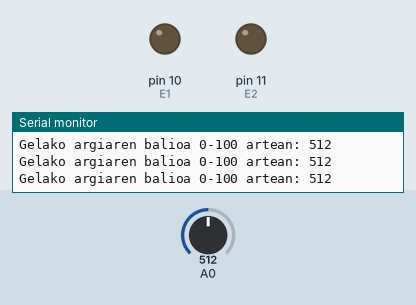
Recording of a sketch running on a simulated Arduino Uno, built with avr-gcc and run on an emulated ATmega328P. On the bench: output pins drawn as LEDs (lit = HIGH), the last lines printed to the serial monitor. Inputs (shaded band) come from the test bench; at power-on: A0 = 512.

Above: at 1.2 s.
1.3 s: A0 set to 70
At 2.1 s:
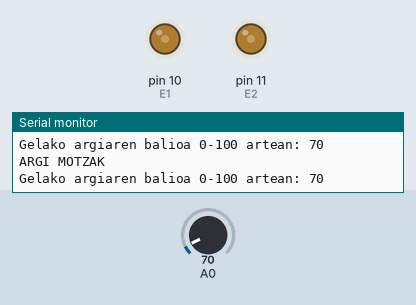
2.8 s: A0 set to 50
At 3.8 s:
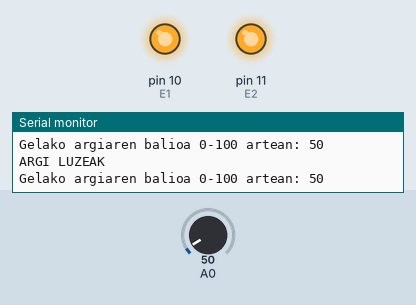
4.4 s: A0 set to 90
At 5.3 s:
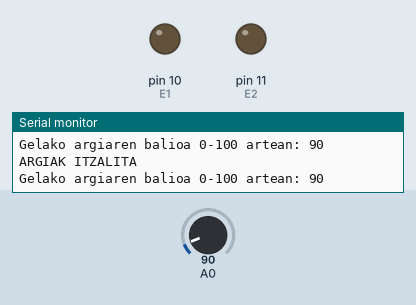
Timing chart, 0 to 7.4 s (numbered marks = the images above; inputs shaded):
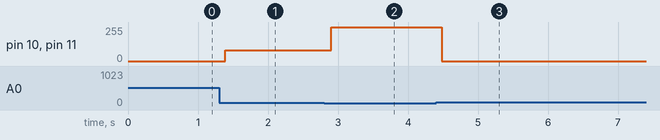

Measured:
- after the input at 1.3 s, pin 10 (E1), pin 11 (E2): 0/255 → 80/255 after 0.09 s
- after the input at 2.8 s, pin 10 (E1), pin 11 (E2): 80/255 → 255/255 after 0.10 s
- after the input at 4.4 s, pin 10 (E1), pin 11 (E2): 255/255 → 0/255 after 0.08 s

The sketch:

LDR_LED.ino
```cpp
/*
  Praktika honetan LDR (Light dependant resistor) baten bitartez argiaren aldaketa
  tentsio elektriko aldakor batean bihurtu eta Arduino baten bitartez neurtuko dugu.
  Ondoren argi asko baldin badago 2 lanpara LED itzaliko ditugu eta argi gutxi baldin
  badago berriz piztu beti ere proportzioak mantenduaz.
  by Axpi 2020
  Creatives Commons
*/

int argiValue = 0; // Aldagaien deklarazioa
int E1 = 10; // 1 Argiaren intentsitatea. PWM 0-100
int E2 = 11; // 2 Argiaren intentsitatea. PWM 0-100
int M1 = 12; // 1 Argiaren polaritatea. HIGH Forward LOW Reverse
int M2 = 13; // 2 Argiaren polaritatea. HIGH Forward LOW Reverse

void setup() {

  // Serie komunikazioa martxan jarri
  Serial.begin(9600);
}

void loop() {

  argiValue = analogRead(A0);           // 0 pin analogikoa irakurri eta aldagaiean gorde
  //argiValue = map (argiValue, ARGI MINIMOA,ARGI MAXIMOA,0,100);   // Sentsorea kalibratzeko ondorengoak bistaratu
  //argiValue = constrain(argiValue,0,100);
  Serial.print("Gelako argiaren balioa 0-100 artean: ");    // Irakurririko balioa inprimatu
  Serial.println(argiValue);

  if (argiValue > 80  && argiValue < 100) {
    Serial.println("ARGIAK ITZALITA"); Serial.println("");
    digitalWrite(M1, HIGH);
    analogWrite(E1, 0);
    digitalWrite(M2, HIGH);
    analogWrite(E2, 0);
  }
  else if (argiValue > 60  && argiValue < 80) {
    Serial.println("ARGI MOTZAK"); Serial.println("");
    digitalWrite(M1, HIGH);
    analogWrite(E1, 80);
    digitalWrite(M2, HIGH);
    analogWrite(E2, 80);
  }
  else if (argiValue > 0  && argiValue < 60) {
    Serial.println("ARGI LUZEAK"); Serial.println("");
    digitalWrite(M1, HIGH);
    analogWrite(E1, 255);
    digitalWrite(M2, HIGH);
    analogWrite(E2, 255);
  }
  delay(0);
}
```
